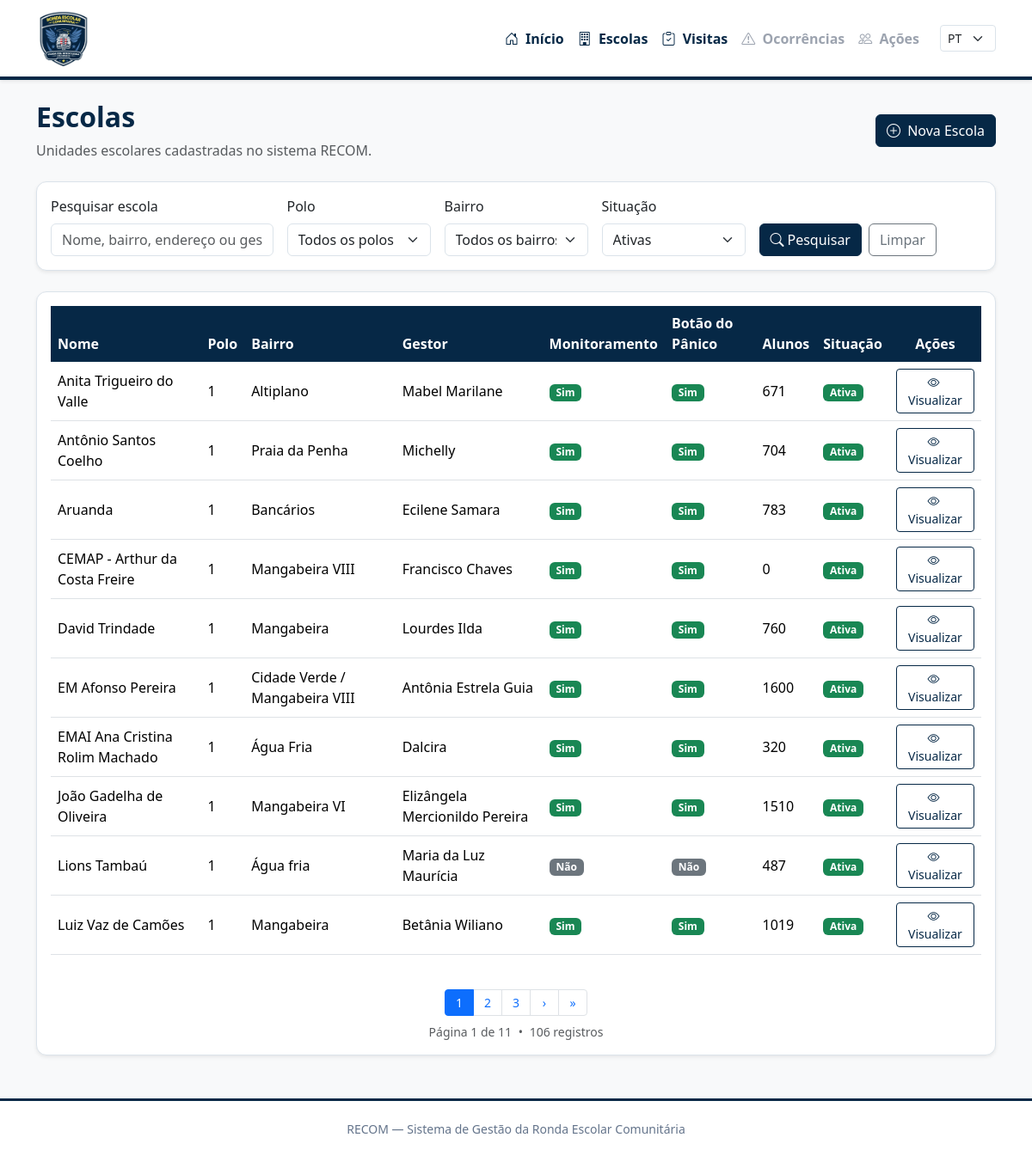
/escolas/, run on the app's committed database.
### escolas/models.py (models this page shows, shortened)
class Escola(models.Model):
    POLO_CHOICES = [
        (1, "Polo 1"),
        (2, "Polo 2"),
        (3, "Polo 3"),
        (4, "Polo 4"),
        (5, "Polo 5"),
        (6, "Polo 6"),
        (7, "Polo 7"),
        (8, "Polo 8"),
        (9, "Polo 9"),
    ]
    nome = models.CharField(
        max_length=200,
        unique=True
    )
    polo = models.PositiveSmallIntegerField(
        choices=POLO_CHOICES
    )
    endereco = models.CharField(
        max_length=300
    )
    bairro = models.CharField(
    max_length=120,
    blank=True
    )
    gestor = models.CharField(
        max_length=150,
        blank=True
    )
    telefone = models.CharField(
        max_length=100,
        blank=True
    )
    monitoramento = models.BooleanField(
        default=False
    )
    botao_panico = models.BooleanField(
        default=False
    )
    quantidade_alunos = models.PositiveIntegerField(
        default=0
    )
    quantidade_alunos_pcd = models.PositiveIntegerField(
        default=0
    )
    modalidade = models.CharField(
        max_length=200,
        blank=True
    )
    observacoes = models.TextField(
        blank=True
    )
    ativa = models.BooleanField(
        default=True
    )
    data_inativacao = models.DateTimeField(
        blank=True,
        null=True
    )
    inativada_por = models.ForeignKey(
        User,
        on_delete=models.SET_NULL,
        blank=True,
        null=True,
        related_name="escolas_inativadas"
    )
    criado_em = models.DateTimeField(
        auto_now_add=True
    )
    atualizado_em = models.DateTimeField(
        auto_now=True
    )

### escolas/views.py (the view, shortened to what this page needs)
def listar_escolas(request):
    escolas = Escola.objects.all().order_by(
        "polo",
        "nome"
    )
    busca = request.GET.get(
        "busca",
        ""
    ).strip()
    polo = request.GET.get(
        "polo",
        ""
    ).strip()
    bairro = request.GET.get(
        "bairro",
        ""
    ).strip()
    situacao = request.GET.get(
        "situacao",
        "ativas"
    ).strip()
    if situacao == "ativas":
        escolas = escolas.filter(
            ativa=True
        )
    elif situacao == "inativas":
        escolas = escolas.filter(
            ativa=False
        )
    if polo:
        escolas = escolas.filter(
            polo=polo
        )
    if bairro:
        escolas = escolas.filter(
            bairro__iexact=bairro
        )
    bairros = (
        Escola.objects
        .exclude(bairro="")
        .values_list(
            "bairro",
            flat=True
        )
        .distinct()
        .order_by("bairro")
    )
    paginator = Paginator(
        escolas,
        10
    )
    numero_pagina = request.GET.get(
        "page"
    )
    page_obj = paginator.get_page(
        numero_pagina
    )
    contexto = {
        "page_obj": page_obj,
        "busca": busca,
        "polo_selecionado": polo,
        "bairro_selecionado": bairro,
        "situacao_selecionada": situacao,
        "polos": Escola.POLO_CHOICES,
        "bairros": bairros,
    }
    return render(
        request,
        "escolas/listar_escolas.html",
        contexto,
    )

### templates/escolas/listar_escolas.html (shortened to what this page needs)
{% extends "base.html" %}
{% block content %}
<div class="container mt-4">
    <div class="d-flex justify-content-between align-items-center mb-4">
        <div>
            <h2>Escolas</h2>
            <p class="text-muted mb-0">
                Unidades escolares cadastradas no sistema RECOM.
            </p>
        </div>
        <a
            href="{% url 'escolas:cadastrar_escola' %}"
            class="btn btn-primary"
        >
            <i class="bi bi-plus-circle me-1"></i>
            Nova Escola
        </a>
    </div>
    <div class="card shadow-sm mb-4">
        <div class="card-body">
            <form method="get" class="row g-3">
                <div class="col-lg-3 col-md-6">
                    <label
                        for="busca"
                        class="form-label"
                    >
                        Pesquisar escola
                    </label>
                    <input
                        type="text"
                        name="busca"
                        id="busca"
                        class="form-control"
                        placeholder="Nome, bairro, endereço ou gestor"
                        value="{{ busca }}"
                    >
                </div>
                <div class="col-lg-2 col-md-3">
                    <label
                        for="polo"
                        class="form-label"
                    >
                        Polo
                    </label>
                    <select
                        name="polo"
                        id="polo"
                        class="form-select"
                    >
                        <option value="">
                            Todos os polos
                        </option>
                    </select>
                </div>
                <div class="col-lg-2 col-md-3">
                    <label
                        for="bairro"
                        class="form-label"
                    >
                        Bairro
                    </label>
                    <select
                        name="bairro"
                        id="bairro"
                        class="form-select"
                    >
                        <option value="">
                            Todos os bairros
                        </option>
                    </select>
                </div>
                <div class="col-lg-2 col-md-3">
                    <label
                        for="situacao"
                        class="form-label"
                    >
                        Situação
                    </label>
                    <select
                        name="situacao"
                        id="situacao"
                        class="form-select"
                    >
                        <option
                            value="ativas"
                            {% if situacao_selecionada == "ativas" %}
                                selected
                            {% endif %}
                        >
                            Ativas
                        </option>
                    </select>
                </div>
                <div class="col-lg-3 col-md-6 d-flex align-items-end gap-2">
                    <button
                        type="submit"
                        class="btn btn-primary d-inline-flex align-items-center justify-content-center gap-1"
                        style="white-space: nowrap;"
                    >
                        <i class="bi bi-search"></i>
                        Pesquisar
                    </button>
                    <a
                        href="{% url 'escolas:listar_escolas' %}"
                        class="btn btn-outline-secondary d-inline-flex align-items-center justify-content-center"
                        style="white-space: nowrap;"
                    >
                        Limpar
                    </a>
                </div>
            </form>
        </div>
    </div>
    <div class="card shadow-sm">
        <div class="card-body">
            {% if page_obj %}
                <div class="table-responsive">
                    <table class="table table-hover align-middle">
                        <thead>
                            <tr>
                                <th>Nome</th>
                                <th>Polo</th>
                                <th>Bairro</th>
                                <th>Gestor</th>
                                <th>Monitoramento</th>
                                <th>Botão do Pânico</th>
                                <th>Alunos</th>
                                <th>Situação</th>
                                <th class="text-center">
                                    Ações
                                </th>
                            </tr>
                        </thead>
                        <tbody>
                            {% for escola in page_obj %}
                                <tr>
                                    <td>
                                        {{ escola.nome }}
                                    </td>
                                    <td>
                                        {{ escola.polo }}
                                    </td>
                                    <td>
                                        {{ escola.bairro|default:"-" }}
                                    </td>
                                    <td>
                                        {{ escola.gestor|default:"-" }}
                                    </td>
                                    <td>
                                        {% if escola.monitoramento %}
                                            <span class="badge bg-success">
                                                Sim
                                            </span>
                                        {% else %}
                                            <span class="badge bg-secondary">
                                                Não
                                            </span>
                                        {% endif %}
                                    </td>
                                    <td>
                                        {% if escola.botao_panico %}
                                            <span class="badge bg-success">
                                                Sim
                                            </span>
                                        {% else %}
                                            <span class="badge bg-secondary">
                                                Não
                                            </span>
                                        {% endif %}
                                    </td>
                                    <td>
                                        {{ escola.quantidade_alunos }}
                                    </td>
                                    <td>
                                        {% if escola.ativa %}
                                            <span class="badge bg-success">
                                                Ativa
                                            </span>
                                        {% else %}
                                            <span class="badge bg-danger">
                                                Inativa
                                            </span>
                                        {% endif %}
                                    </td>
                                    <td class="text-center">
                                        <a
                                            href="{% url 'escolas:detalhe_escola' escola.pk %}"
                                            class="btn btn-sm btn-outline-primary"
                                        >
                                            <i class="bi bi-eye me-1"></i>
                                            Visualizar
                                        </a>
                                    </td>
                                </tr>
                            {% endfor %}
                        </tbody>
                    </table>
                </div>
                {% if page_obj.paginator.num_pages > 1 %}
                    <div class="mt-4 paginacao-relatorio">
                        <nav aria-label="Paginação das escolas">
                            <ul class="pagination pagination-sm justify-content-center mb-2">
                                {% for numero in page_obj.paginator.page_range %}
                                    {% if numero >= page_obj.number|add:"-2" and numero <= page_obj.number|add:"2" %}
                                        {% if numero == page_obj.number %}
                                            <li
                                                class="page-item active"
                                                aria-current="page"
                                            >
                                                <span class="page-link">
                                                    {{ numero }}
                                                </span>
                                            </li>
                                        {% else %}
                                            <li class="page-item">
                                                <a
                                                    class="page-link"
                                                    href="?page={{ numero }}{% if situacao_selecionada %}&situacao={{ situacao_selecionada }}{% endif %}"
                                                >
                                                    {{ numero }}
                                                </a>
                                            </li>
                                        {% endif %}
                                    {% endif %}
                                {% endfor %}
                                {% if page_obj.has_next %}
                                    <li class="page-item">
                                        <a
                                            class="page-link"
                                            href="?page={{ page_obj.next_page_number }}{% if situacao_selecionada %}&situacao={{ situacao_selecionada }}{% endif %}"
                                            title="Próxima página"
                                            aria-label="Próxima página"
                                        >
                                            &rsaquo;
                                        </a>
                                    </li>
                                {% endif %}
                                {% if page_obj.has_next %}
                                    <li class="page-item">
                                        <a
                                            class="page-link"
                                            href="?page={{ page_obj.paginator.num_pages }}{% if situacao_selecionada %}&situacao={{ situacao_selecionada }}{% endif %}"
                                            title="Última página"
                                            aria-label="Última página"
                                        >
                                            &raquo;
                                        </a>
                                    </li>
                                {% endif %}
                            </ul>
                        </nav>
                        <p class="text-center text-muted small mb-0">
                            Página {{ page_obj.number }}
                            de {{ page_obj.paginator.num_pages }}
                            <span class="mx-1">
                                •
                            </span>
                            {{ page_obj.paginator.count }}
                            {% if page_obj.paginator.count == 1 %}
                                registro
                            {% else %}
                                registros
                            {% endif %}
                        </p>
                    </div>
                {% endif %}
            {% endif %}
        </div>
    </div>
</div>
{% endblock %}

### static/css/style.css (style rules this page uses)
:root { --azul-marinho: #062846; --azul-escuro: #0b3558; --azul: #3f7fba; --azul-claro: #eaf3fb; --amarelo: #f4d425; --amarelo-hover: #d9bb16; --branco: #ffffff; --fundo: #f4f7fa; --texto: #102235; --texto-secundario: #64748b; --borda: #dbe3ea; }
body { background: var(--fundo); color: var(--texto); min-height: 100vh; }
h1, h2, h3, h4, h5, h6 { color: var(--azul-marinho); font-weight: 600; }
.btn-primary, .btn-recom { background: var(--azul-marinho); border-color: var(--azul-marinho); color: var(--branco); font-weight: 500; }
.btn-outline-primary { color: var(--azul-marinho); border-color: var(--azul-marinho); }
.card { border: 1px solid var(--borda); border-radius: 12px; }
.form-control, .form-select { border-color: var(--borda); }
.table thead th { background: var(--azul-marinho); color: var(--branco); border-color: var(--azul-marinho); }

### templates/escolas/listar_escolas.html (style rules this page uses)
.paginacao-relatorio .page-link { min-width: 34px; text-align: center; }

### data on the page
Escola: nome "Anita Trigueiro do Valle", polo "1", bairro "Altiplano", gestor "Mabel Marilane", monitoramento "Sim", botao_panico "Sim", quantidade_alunos "671", ativa "Ativa"
Escola: nome "Antônio Santos Coelho", polo "1", bairro "Praia da Penha", gestor "Michelly", monitoramento "Sim", botao_panico "Sim", quantidade_alunos "704", ativa "Ativa"
Escola: nome "Aruanda", polo "1", bairro "Bancários", gestor "Ecilene Samara", monitoramento "Sim", botao_panico "Sim", quantidade_alunos "783", ativa "Ativa"
Escola: nome "CEMAP - Arthur da Costa Freire", polo "1", bairro "Mangabeira VIII", gestor "Francisco Chaves", monitoramento "Sim", botao_panico "Sim", quantidade_alunos "0", ativa "Ativa"
Escola: nome "David Trindade", polo "1", bairro "Mangabeira", gestor "Lourdes Ilda", monitoramento "Sim", botao_panico "Sim", quantidade_alunos "760", ativa "Ativa"
Escola: nome "EM Afonso Pereira", polo "1", bairro "Cidade Verde / Mangabeira VIII", gestor "Antônia Estrela Guia", monitoramento "Sim", botao_panico "Sim", quantidade_alunos "1600", ativa "Ativa"
Escola: nome "EMAI Ana Cristina Rolim Machado", polo "1", bairro "Água Fria", gestor "Dalcira", monitoramento "Sim", botao_panico "Sim", quantidade_alunos "320", ativa "Ativa"
Escola: nome "João Gadelha de Oliveira", polo "1", bairro "Mangabeira VI", gestor "Elizângela Mercionildo Pereira", monitoramento "Sim", botao_panico "Sim", quantidade_alunos "1510", ativa "Ativa"
Escola: nome "Lions Tambaú", polo "1", bairro "Água fria", gestor "Maria da Luz Maurícia", monitoramento "Não", botao_panico "Não", quantidade_alunos "487", ativa "Ativa"
Escola: nome "Luiz Vaz de Camões", polo "1", bairro "Mangabeira", gestor "Betânia Wiliano", monitoramento "Sim", botao_panico "Sim", quantidade_alunos "1019", ativa "Ativa"

### other printed values
{{ numero }} "1"
{{ numero }} "2" "3"
{{ page_obj.number }} "1"
{{ page_obj.paginator.num_pages }} "11"
{{ page_obj.paginator.count }} "106"
